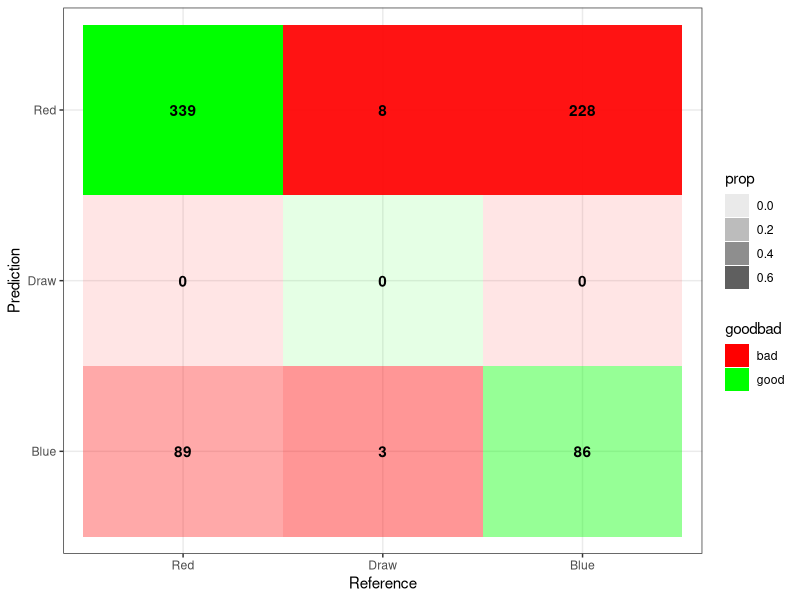

R code for this plot:
##libraries####
load.libraries <- c('data.table', 'testthat', 'gridExtra', 'corrplot', 'GGally', 
                    'ggplot2', 'e1071', 'dplyr', 'Hmisc', 'tidyverse', 'funModeling',
                    'plotly','psych','rattle','caret','tree', 'rpart','magrittr',
                    'class','formattable','randomForest')
install.lib <- load.libraries[!load.libraries %in% installed.packages()]
for(libs in install.lib) install.packages(libs, dependences = TRUE)
sapply(load.libraries, require, character = TRUE)


######

df2 <- read.csv("df2.csv")

################################
df2 <- subset(df2, select=-c(R_fighter,B_fighter, date))
df2$title_bout <- as.numeric(factor(df2$title_bout))
df2$weight_class <- as.numeric(factor(df2$weight_class))
df2$Winner<-factor(df2$Winner)
#df2$Winner <- as.numeric(factor(df2$Winner))

###########################################################

prepare_data <- function(df, output_col_n, ratio, normalized = TRUE){
  # Randomisation with train to test ratio
  random <- sample(1:nrow(df), ratio * nrow(df))
  
  # Normalisation
  normalised <- function(x) {return((x - min(x,rm.na=TRUE))/(max(x,rm.na=TRUE)-min(x,rm.na=TRUE)))}
  if(normalized == TRUE){
    df_normalised <- as.data.frame(lapply(df[,-output_col_n], normalised))
  }
  else{
    df_normalised <- df[,-output_col_n]
  }
  
  # Extract training set
  df_train <- df_normalised[random,] 
  # Extract testing set
  df_test <- df_normalised[-random,]
  
  # Output category
  df_target_category <- df[random,output_col_n]
  df_test_category <- df[-random,output_col_n]
  
  toReturn <- list("training_set" = df_train, "testing_set" = df_test,"target_category" = df_target_category,"test_category"= df_test_category)
  
  return(toReturn)
}


# ************************************************
# main code goes below:
# ************************************************

UFC_DATA <- df2 # Normal data

#grep("Winner", colnames(UFC_DATA))

set.seed(123)

# Train/test split with 0.8 ratio
prepared_dataset <- prepare_data(df = UFC_DATA, output_col_n = 1, ratio = 0.8,normalized = FALSE)

# Concat X and y for RF training
rf_data <- data.frame(Winner=prepared_dataset$target_category, prepared_dataset$training_set)

#str(rf_data)

# RF Classifier
rf_classifier <- randomForest(Winner~., data = rf_data, norm.votes = TRUE, proximity = TRUE)

# RF Predictions on unseen testing set
rfpred <- predict(rf_classifier, prepared_dataset$testing_set)


# Confusion Matrix
print("Normal RF Consufion Matrix:")
cm <- confusionMatrix(rfpred, prepared_dataset$test_category)
print(cm)

print("---------------------------------------------------------")

# Print accuracy
print(paste("RF Accuracy in",length(prepared_dataset$test_category),"unseen data:", round(cm$overall[1], 4)*100,"%" ))

# Save SVM model
#saveRDS(rf_classifier, file = "RF_MODEL-test.rds"
#        ,ascii = FALSE, version = NULL,compress = TRUE, refhook = NULL)




#
#********************Matrix Visualization*****************************
#

table <- data.frame(confusionMatrix(rfpred, prepared_dataset$test_category)$table)

plotTable <- table %>%
  mutate(goodbad = ifelse(table$Prediction == table$Reference, "good", "bad")) %>%
  group_by(Reference) %>%
  mutate(prop = Freq/sum(Freq))

# fill alpha relative to sensitivity/specificity by proportional outcomes within reference groups (see dplyr code above as well as original confusion matrix for comparison)
ggplot(data = plotTable, mapping = aes(x = Reference, y = Prediction, fill = goodbad, alpha = prop)) +
  geom_tile() +
  geom_text(aes(label = Freq), vjust = .5, fontface  = "bold", alpha = 1) +
  scale_fill_manual(values = c(good = "green", bad = "red")) +
  theme_bw() +
  xlim(rev(levels(table$Reference)))
